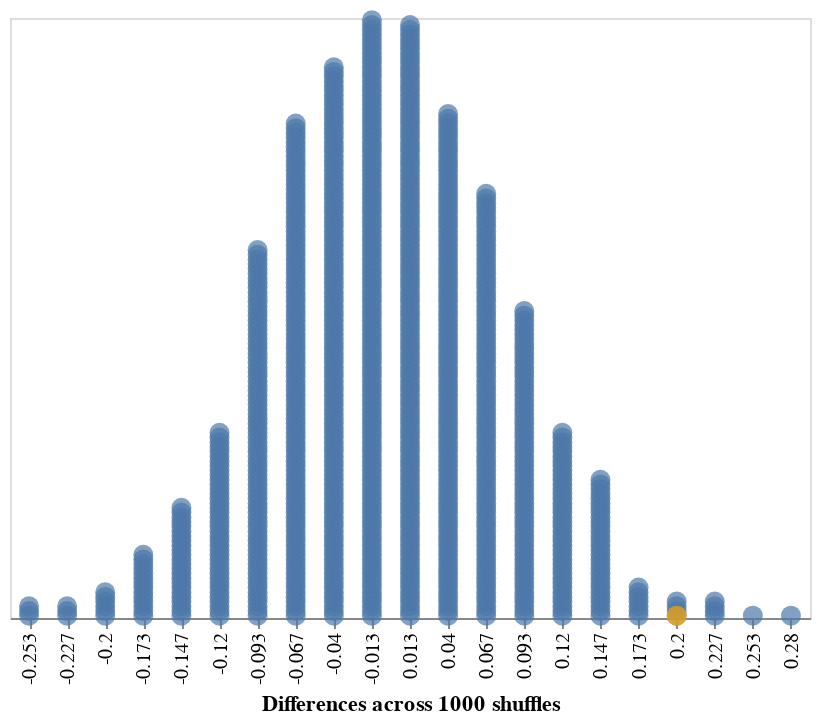

The cell this chart's notebook holds for it:
### Code cell
chart1 = alt.Chart(df_random).mark_circle(size=100).transform_window(
    id='rank()',
    groupby=['p_diff']
).encode(
    alt.X('p_diff:O', title='Differences across 1000 shuffles'),
    alt.Y('id:O',
          axis=None,
          sort='descending')
).properties(height=300, width=400)


chart2 = alt.Chart(df_p_diff_ob).mark_circle(size=100).transform_window(
    id='rank()',
    groupby=['p_diff']
).encode(
    alt.X('p_diff:O'),
    alt.Y('id:O',
          axis=None,
          sort='descending'),
    color=alt.value('orange')
)

chart1 + chart2

### Figure 1 — Vega-Lite specification as saved in the notebook (floating-point values rounded to 4 significant figures; data arrays with more than 128 entries replaced by an {"elided": "..."} marker saying what was removed)
{"config": {"view": {"continuousWidth": 400, "continuousHeight": 300}}, "layer": [{"data": {"name": "data-741f887dc031521a4ef32ad1f84b13da"}, "mark": {"type": "circle", "size": 100}, "encoding": {"x": {"field": "p_diff", "title": "Differences across 1000 shuffles", "type": "ordinal"}, "y": {"axis": null, "field": "id", "sort": "descending", "type": "ordinal"}}, "height": 300, "transform": [{"window": [{"op": "rank", "field": "", "as": "id"}], "groupby": ["p_diff"]}], "width": 400}, {"data": {"name": "data-29aba0052327c4585632ecaf2e23ba91"}, "mark": {"type": "circle", "size": 100}, "encoding": {"color": {"value": "orange"}, "x": {"field": "p_diff", "type": "ordinal"}, "y": {"axis": null, "field": "id", "sort": "descending", "type": "ordinal"}}, "transform": [{"window": [{"op": "rank", "field": "", "as": "id"}], "groupby": ["p_diff"]}]}], "$schema": "https://vega.github.io/schema/vega-lite/v4.17.0.json", "datasets": {"data-741f887dc031521a4ef32ad1f84b13da": {"elided": "1000 records"}, "data-29aba0052327c4585632ecaf2e23ba91": [{"p_diff": 0.2}]}}
